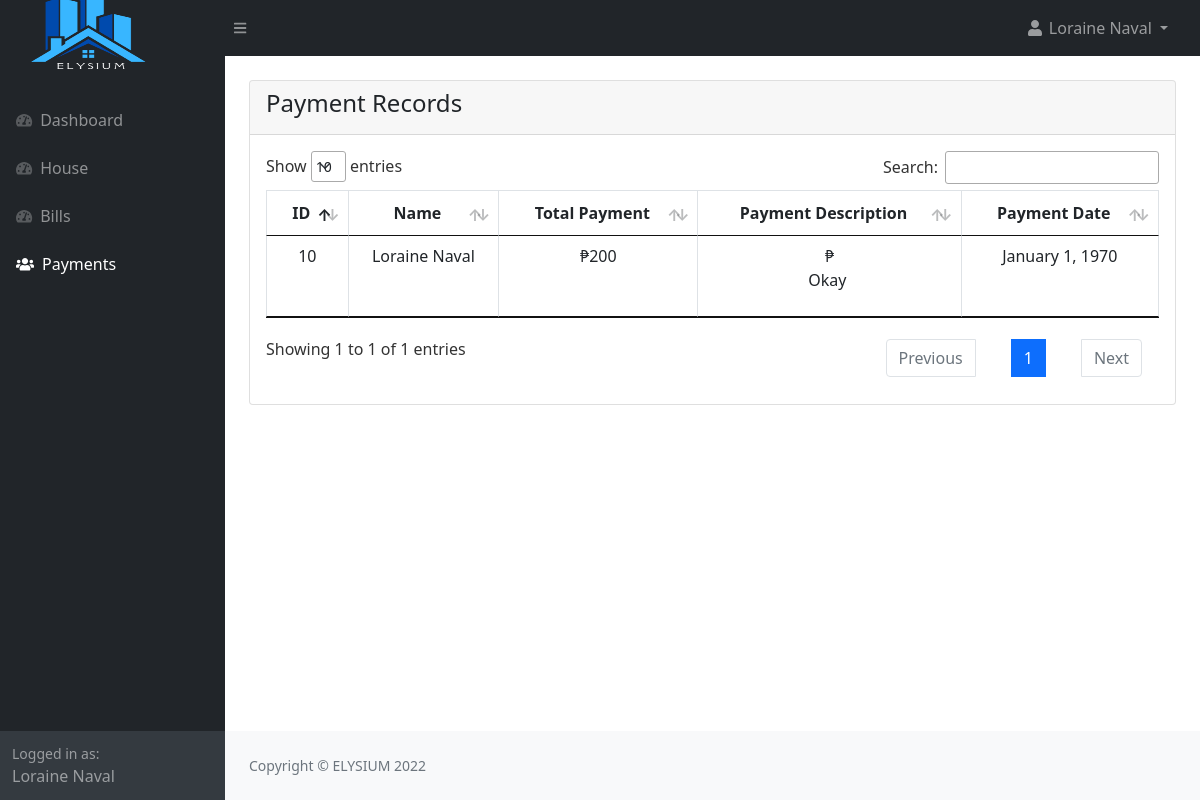
Page /tenant/payment.php (signed in) on the committed database.
### tables this page shows
CREATE TABLE `payments` (
  `payment_id` int(11) NOT NULL,
  `bill_id` int(20) NOT NULL,
  `payment_total` int(200) NOT NULL,
  `payment_desc` text NOT NULL,
  `payment_date` date NOT NULL,
  `payment_status` tinyint(1) NOT NULL,
  `created_at` timestamp NOT NULL DEFAULT current_timestamp()
);

### tenant/payment.php (the view)
<?php
include("authentication.php");
include("includes/header.php");
?>
<div class="container-fluid px-4">
    <div class="row mt-4">
        <div class="col-md-12">
            <div class="card">
                <div class="card-header">
                    <h4>Payment Records
                    </h4>
                </div>
                <div class="card-body">
                    <div class="table-responsive">
                        <table id="myDataTable" class="table table-bordered table-stripe">
                                <thead>
                                    <tr>
                                        <th class="text-center">ID</th>
                                        <th class="text-center">Name</th>
                                        <th class="text-center">Total Payment</th>
                                        <th class="text-center">Payment Description</th>
                                        <th class="text-center">Payment Date</th>
                                    </tr>
                                </thead>
                                <tbody>
                                    <?php
                                    if(isset($_SESSION['auth_user']))
                                    {
                                       $user_id = $_SESSION['auth_user']['user_id'];
                                       $payment = "SELECT payments.*, concat(users.fname,' ',users.lname) AS name,
                                                    DATE_FORMAT(payments.payment_date, '%M %e, %Y') AS pay
                                                    FROM payments
                                                    INNER JOIN bills
                                                    INNER JOIN tenant
                                                    INNER JOIN users
                                                    ON payments.bill_id = bills.bill_id AND bills.tenant_id = tenant.tenant_id AND tenant.users_id = users.id
                                                    WHERE payment_status != '2'AND users.id={$user_id} ";
                                        $payment_run = mysqli_query($con,$payment);
                                        if(mysqli_num_rows($payment_run) > 0 )
                                        {
                                            foreach($payment_run as $pay)
                                            {
                                                ?>
                                                <tr>
                                                    <td class="text-center"><?= $pay['payment_id'] ?></td>
                                                    <td class="text-center"><?= $pay['name'] ?></td>
                                                    <td class="text-center">₱<?=$pay['payment_total'] ?></td>
                                                    <td class="text-center">₱<?=$pay['payment_desc'] ?></td>
                                                    <td class="text-center"><?= $pay['pay'] ?></td>
                                                </tr>
                                                <?php
                                            }
                                        }
                                        else
                                        {
                                            ?>
                                            <tr>
                                                <td colspan="9"> No Record Found</td>
                                            </tr>
                                            <?php
                                        }
                                    }
                                    ?>
                                    </tbody>
                        </table>
                    </div>
                </div>
            </div>
        </div>
<?php
include("includes/footer.php");
include("includes/scripts.php");
?>

### rows in the picture
payments: payment_id "10", name "Loraine Naval", payment_total "200", payment_desc "Okay", pay "January 1, 1970"

### other values in the picture
$_SESSION['auth_user']['user_name'] "Loraine Naval"
